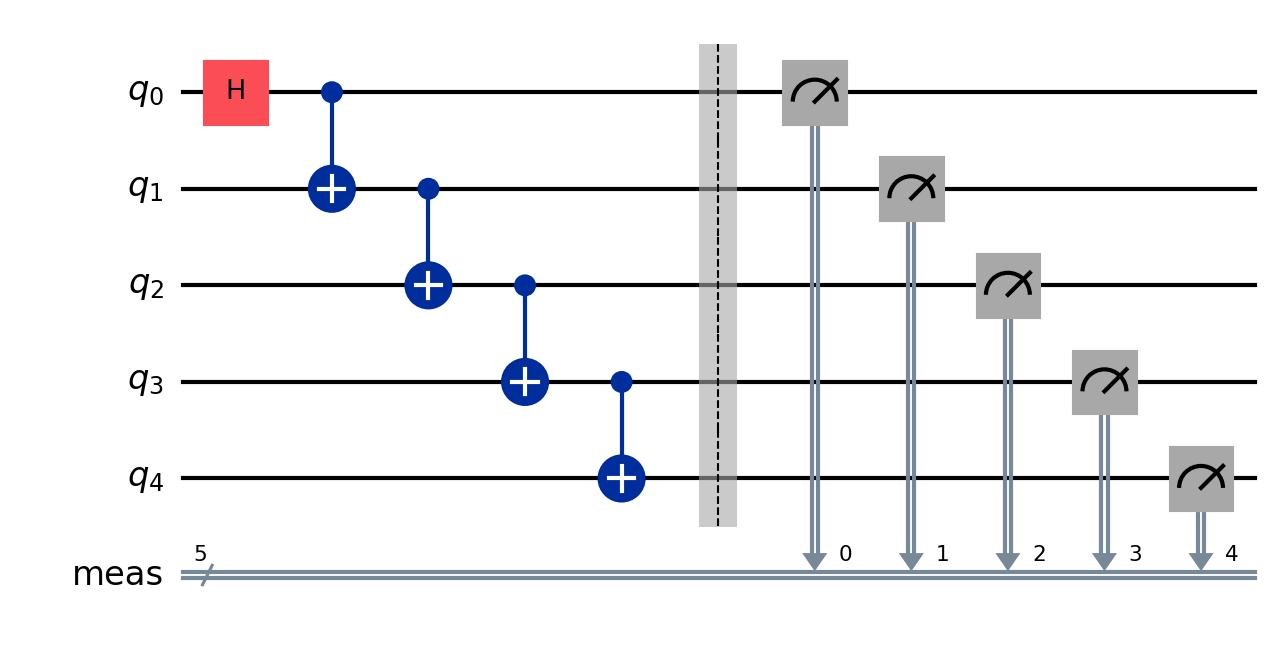

The Python source for this figure:
from qiskit import QuantumCircuit
import numpy as np
from PIL import Image
import torch

from image import transform_image

image_file = "ghz.jpeg"

qc = QuantumCircuit(5)
qc.h(0)
qc.cx(0,1)
qc.cx(1,2)
qc.cx(2,3)
qc.cx(3,4)
qc.measure_all()

qc.draw('mpl', filename=image_file)


with Image.open(image_file) as file:
   tensor = transform_image(file)
   torch.save(tensor, "ghz.pt")
